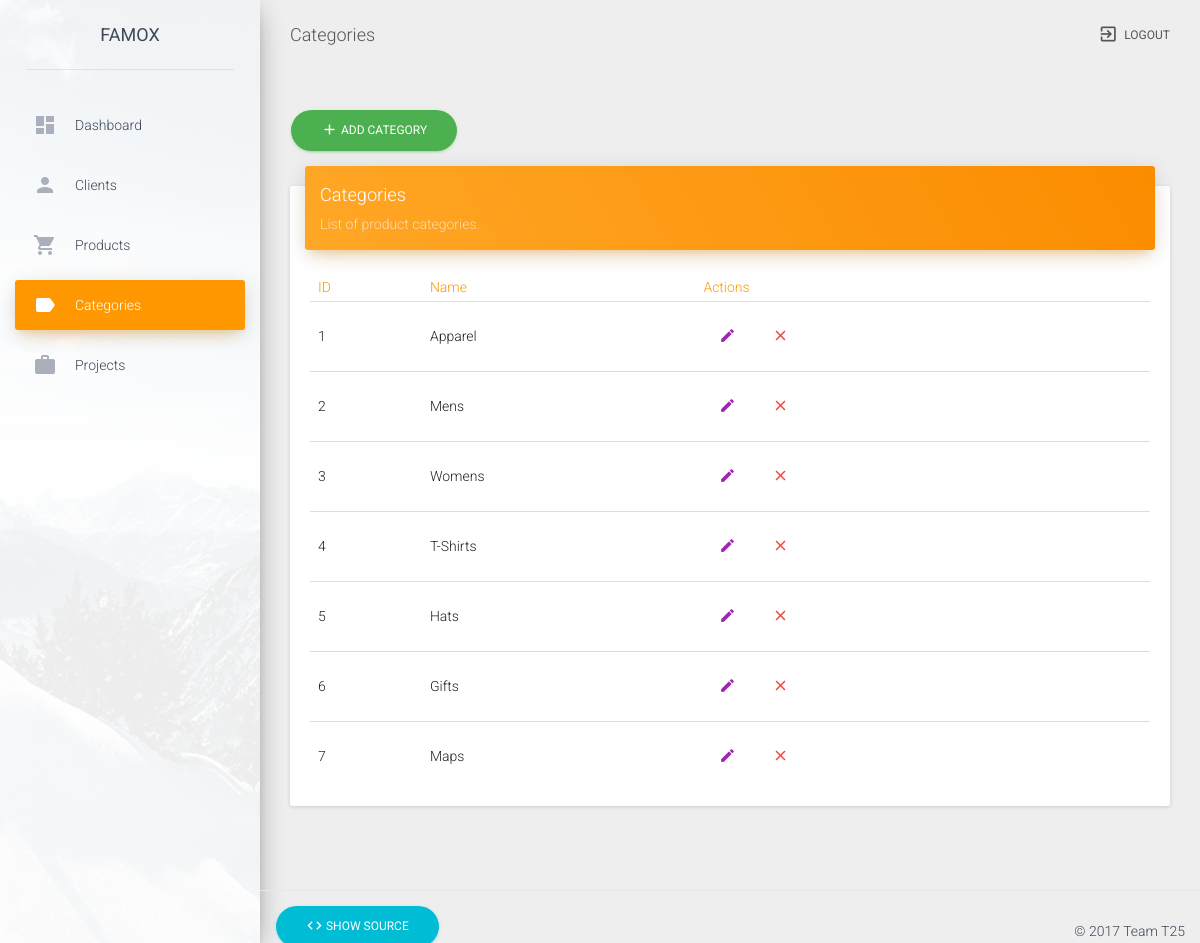
Page /Ass2/categories/list.php (signed in) on the committed database.
### tables this page shows
CREATE TABLE IF NOT EXISTS `category` (
  `id` INT NOT NULL AUTO_INCREMENT,
  `name` VARCHAR(45) NOT NULL,
  PRIMARY KEY (`id`));

### Ass2/categories/list.php (the view, shortened to what this page needs)
<?php
  require_once("../config.php");
  $query = "SELECT * FROM category";
  $result = $conn->query($query);
  include_once("../includes/header.php");
?>
<div class="container-fluid">
  <div class="row">
    <div class="col-md-12">
      <a href="add.php">
        <button class="btn btn-success btn-round">
					<i class="material-icons">add</i> Add Category
					<div class="ripple-container"></div>
        </button>
      </a>
      <div class="card">
        <div class="card-header" data-background-color="orange">
          <h4 class="title">Categories</h4>
          <p class="category">List of product categories.</p>
        </div>
        <div class="card-content table-responsive">
          <table class="table">
            <thead class="text-warning">
              <th>ID</th>
              <th>Name</th>
              <th>Actions</th>
            </thead>
            <tbody>
            <?php while ($row = $result->fetch_array()) { ?>
              <tr>
                <td><?php echo $row["id"]; ?></td>
                <td><?php echo $row["name"]; ?></td>
                <td>
                  <a href="edit.php?id=<?php echo $row["id"]; ?>">
										<button type="button" rel="tooltip" title="" class="btn btn-primary btn-simple btn-xs" data-original-title="Edit">
											<i class="material-icons">edit</i>
										</button>
                  </a>
                  <a href="delete.php?id=<?php echo $row["id"]; ?>">
										<button type="button" rel="tooltip" title="" class="btn btn-danger btn-simple btn-xs" data-original-title="Delete">
											<i class="material-icons">close</i>
										</button>
                  </a>
                </td>
              </tr>
            <?php } ?>
            </tbody>
          </table>
        </div>
      </div>
    </div>
  </div>
</div>
<?php
  include_once("../includes/footer.php");
?>

### rows in the picture
category: id "1", name "Apparel"
category: id "2", name "Mens"
category: id "3", name "Womens"
category: id "4", name "T-Shirts"
category: id "5", name "Hats"
category: id "6", name "Gifts"
category: id "7", name "Maps"

### other values in the picture
$pageTitle "Categories"
